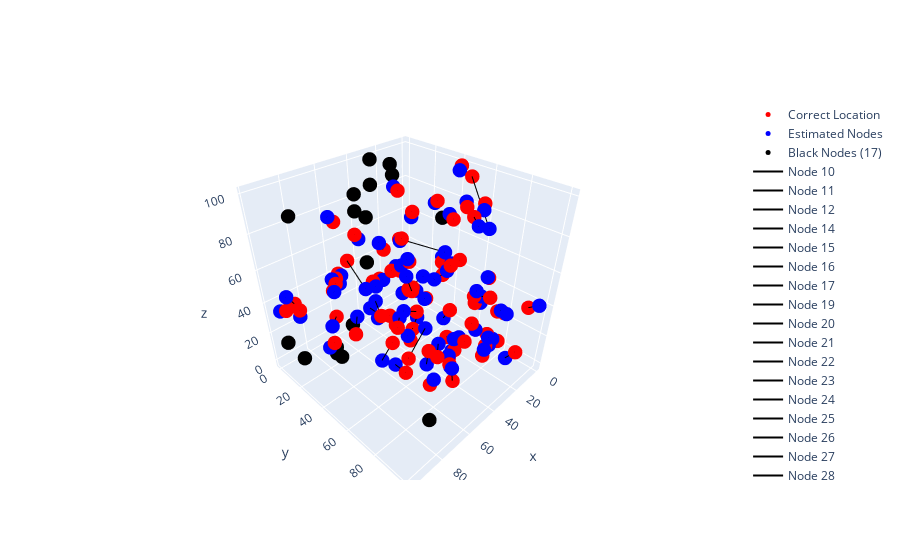

Here is the notebook cell this chart was saved with:
### Code cell
iplot(data)

### Figure 1 — Plotly figure (JSON) as saved in the notebook; plotly's stock layout.template omitted (floating-point values rounded to 4 significant figures)
{"data": [{"marker": {"color": "red", "size": 5}, "mode": "markers", "name": "Correct Location", "type": "scatter3d", "x": [75.55, 25.83, 75.68, 65.57, 49.51, 7.082, 11.11, 43.91, 34.22, 10.54, 31.27, 27.7, 75.01, 90.02, 34.27, 73.12, 4.31, 34.67, 63.13, 61.23, 30.78, 2.4, 13.95, 23.96, 46.56, 50.77, 26.03, 63.18, 80.8, 63.33, 3.318, 58.22, 91.77, 31.16, 6.324, 47.84, 79.53, 97.84, 15.74, 81.0, 60.82, 4.946, 84.19, 74.73, 75.72, 3.873, 29.7, 25.01, 25.95, 59.07, 39.51, 78.95, 47.66, 13.26, 42.82, 33.73, 20.75, 30.94, 34.14, 49.1, 60.35, 2.857, 30.42, 6.023, 9.596, 26.53, 94.38, 16.74, 21.47, 50.79, 30.81, 48.38, 75.0], "y": [29.93, 74.23, 70.63, 11.94, 23.88, 62.11, 13.6, 67.32, 25.14, 45.66, 73.82, 4.028, 74.91, 41.84, 59.98, 60.17, 71.88, 68.61, 87.91, 58.66, 87.64, 20.44, 74.02, 63.08, 33.48, 82.58, 13.51, 9.28, 72.67, 45.68, 50.05, 59.96, 2.274, 36.47, 79.76, 51.09, 30.18, 28.06, 68.14, 31.92, 98.82, 91.18, 49.57, 76.66, 81.88, 43.47, 85.85, 30.15, 58.43, 5.83, 43.77, 49.06, 51.59, 15.16, 60.11, 27.64, 47.84, 87.63, 29.23, 44.5, 77.21, 92.95, 74.28, 30.07, 83.15, 89.17, 17.56, 58.59, 80.96, 83.84, 64.81, 77.19, 38.99], "z": [89.22, 45.7, 52.52, 42.3, 41.84, 25.2, 11.77, 11.39, 3.233, 73.07, 91.42, 23.97, 27.48, 34.53, 55.96, 86.57, 4.573, 0.524, 86.69, 86.48, 31.9, 4.435, 51.2, 0.7012, 22.01, 81.59, 33.35, 43.41, 48.2, 38.08, 95.75, 14.99, 33.12, 4.955, 7.05, 15.6, 38.02, 50.9, 91.02, 55.53, 62.63, 4.947, 81.33, 88.61, 67.64, 99.85, 15.38, 28.91, 9.009, 43.06, 40.52, 91.4, 91.96, 14.65, 10.24, 90.66, 52.18, 24.3, 44.35, 76.02, 10.18, 36.14, 18.29, 77.13, 30.91, 44.7, 47.28, 86.41, 46.08, 10.77, 0.2036, 50.88, 29.06]}, {"marker": {"color": "blue", "size": 5}, "mode": "markers", "name": "Estimated Nodes", "type": "scatter3d", "x": [76.78, 28.35, 71.56, 65.85, 49.85, 3.141, 12.89, 37.05, 41.06, 9.588, 31.67, 26.61, 74.25, 92.38, 39.12, 74.51, 0.6157, 34.52, 63.84, 61.31, 32.77, 4.312, 18.57, 23.7, 48.96, 53.12, 22.46, 62.57, 84.66, 61.09, 8.643, 45.59, 94.02, 26.37, 8.179, 48.67, 84.36, 97.65, 18.83, 81.2, 60.21, 9.643, 85.86, 76.64, 80.44, 5.938, 21.69, 21.83, 25.01, 58.62, 39.56, 77.0, 48.68, 5.379, 46.09, 33.62, 19.12, 33.64, 32.87, 49.6, 60.52, 2.154, 31.02, 5.739, 11.38, 25.88, 96.99, 12.09, 20.64, 50.87, 31.33, 51.42, 68.75], "y": [27.66, 77.14, 67.5, 9.282, 26.57, 63.29, 9.325, 61.9, 9.91, 42.06, 77.04, 6.245, 67.14, 41.05, 58.8, 59.03, 69.18, 69.3, 86.77, 57.64, 89.88, 20.91, 76.24, 60.9, 26.14, 80.15, 13.55, 11.45, 69.79, 39.18, 67.29, 59.66, -0.05744, 35.4, 77.35, 49.9, 32.94, 27.01, 70.13, 33.0, 100.5, 88.17, 62.84, 77.62, 79.24, 43.99, 83.93, 30.06, 62.96, 7.89, 39.54, 48.88, 51.97, 20.03, 61.85, 24.51, 46.4, 88.94, 28.85, 73.45, 79.65, 98.35, 70.82, 28.03, 85.73, 90.72, 15.3, 54.43, 74.98, 82.92, 64.99, 76.12, 32.95], "z": [91.21, 51.65, 53.99, 44.06, 40.13, 23.86, 8.313, 12.99, 11.57, 74.58, 88.21, 23.69, 26.83, 32.62, 55.02, 89.74, 1.794, -1.103, 84.11, 84.98, 32.12, 5.187, 54.76, -1.551, 17.5, 79.84, 35.05, 40.84, 38.39, 42.71, 74.81, 27.75, 32.69, 10.59, 8.279, 18.59, 36.26, 46.46, 89.34, 55.48, 60.02, 1.656, 74.4, 91.03, 69.06, 98.06, 16.44, 25.06, 9.638, 42.63, 47.87, 88.57, 89.89, 22.73, 3.783, 91.82, 54.22, 24.15, 46.99, 80.99, 15.75, 39.97, 19.51, 75.24, 32.67, 45.67, 51.47, 86.41, 43.4, 18.85, 2.46, 47.24, 33.49]}, {"marker": {"color": "black", "size": 5}, "mode": "markers", "name": "Black Nodes (17)", "type": "scatter3d", "x": [30.77, 43.56, 73.14, 0.3865, 97.45, 88.48, 45.12, 14.27, 75.96, 73.6, 28.99, 30.91, 51.26, 73.2, 89.38, 94.69, 50.32], "y": [3.135, 4.906, 16.97, 29.32, 78.86, 14.6, 15.51, 1.271, 91.31, 22.26, 18.84, 3.979, 14.33, 17.46, 8.792, 3.412, 3.395], "z": [85.74, 84.76, 0.1581, 64.8, 99.27, 91.09, 75.82, 92.45, 9.097, 1.353, 95.1, 99.92, 80.87, 5.204, 1.739, 13.29, 0.09755]}, {"marker": {"color": "black", "line": {"color": "black", "width": 1}, "size": 10}, "mode": "lines", "name": "Node 10", "type": "scatter3d", "x": [75.55, 76.78], "y": [29.93, 27.66], "z": [89.22, 91.21]}, {"marker": {"color": "black", "line": {"color": "black", "width": 1}, "size": 10}, "mode": "lines", "name": "Node 11", "type": "scatter3d", "x": [25.83, 28.35], "y": [74.23, 77.14], "z": [45.7, 51.65]}, {"marker": {"color": "black", "line": {"color": "black", "width": 1}, "size": 10}, "mode": "lines", "name": "Node 12", "type": "scatter3d", "x": [75.68, 71.56], "y": [70.63, 67.5], "z": [52.52, 53.99]}, {"marker": {"color": "black", "line": {"color": "black", "width": 1}, "size": 10}, "mode": "lines", "name": "Node 14", "type": "scatter3d", "x": [65.57, 65.85], "y": [11.94, 9.282], "z": [42.3, 44.06]}, {"marker": {"color": "black", "line": {"color": "black", "width": 1}, "size": 10}, "mode": "lines", "name": "Node 15", "type": "scatter3d", "x": [49.51, 49.85], "y": [23.88, 26.57], "z": [41.84, 40.13]}, {"marker": {"color": "black", "line": {"color": "black", "width": 1}, "size": 10}, "mode": "lines", "name": "Node 16", "type": "scatter3d", "x": [7.082, 3.141], "y": [62.11, 63.29], "z": [25.2, 23.86]}, {"marker": {"color": "black", "line": {"color": "black", "width": 1}, "size": 10}, "mode": "lines", "name": "Node 17", "type": "scatter3d", "x": [11.11, 12.89], "y": [13.6, 9.325], "z": [11.77, 8.313]}, {"marker": {"color": "black", "line": {"color": "black", "width": 1}, "size": 10}, "mode": "lines", "name": "Node 19", "type": "scatter3d", "x": [43.91, 37.05], "y": [67.32, 61.9], "z": [11.39, 12.99]}, {"marker": {"color": "black", "line": {"color": "black", "width": 1}, "size": 10}, "mode": "lines", "name": "Node 20", "type": "scatter3d", "x": [34.22, 41.06], "y": [25.14, 9.91], "z": [3.233, 11.57]}, {"marker": {"color": "black", "line": {"color": "black", "width": 1}, "size": 10}, "mode": "lines", "name": "Node 21", "type": "scatter3d", "x": [10.54, 9.588], "y": [45.66, 42.06], "z": [73.07, 74.58]}, {"marker": {"color": "black", "line": {"color": "black", "width": 1}, "size": 10}, "mode": "lines", "name": "Node 22", "type": "scatter3d", "x": [31.27, 31.67], "y": [73.82, 77.04], "z": [91.42, 88.21]}, {"marker": {"color": "black", "line": {"color": "black", "width": 1}, "size": 10}, "mode": "lines", "name": "Node 23", "type": "scatter3d", "x": [27.7, 26.61], "y": [4.028, 6.245], "z": [23.97, 23.69]}, {"marker": {"color": "black", "line": {"color": "black", "width": 1}, "size": 10}, "mode": "lines", "name": "Node 24", "type": "scatter3d", "x": [75.01, 74.25], "y": [74.91, 67.14], "z": [27.48, 26.83]}, {"marker": {"color": "black", "line": {"color": "black", "width": 1}, "size": 10}, "mode": "lines", "name": "Node 25", "type": "scatter3d", "x": [90.02, 92.38], "y": [41.84, 41.05], "z": [34.53, 32.62]}, {"marker": {"color": "black", "line": {"color": "black", "width": 1}, "size": 10}, "mode": "lines", "name": "Node 26", "type": "scatter3d", "x": [34.27, 39.12], "y": [59.98, 58.8], "z": [55.96, 55.02]}, {"marker": {"color": "black", "line": {"color": "black", "width": 1}, "size": 10}, "mode": "lines", "name": "Node 27", "type": "scatter3d", "x": [73.12, 74.51], "y": [60.17, 59.03], "z": [86.57, 89.74]}, {"marker": {"color": "black", "line": {"color": "black", "width": 1}, "size": 10}, "mode": "lines", "name": "Node 28", "type": "scatter3d", "x": [4.31, 0.6157], "y": [71.88, 69.18], "z": [4.573, 1.794]}, {"marker": {"color": "black", "line": {"color": "black", "width": 1}, "size": 10}, "mode": "lines", "name": "Node 31", "type": "scatter3d", "x": [34.67, 34.52], "y": [68.61, 69.3], "z": [0.524, -1.103]}, {"marker": {"color": "black", "line": {"color": "black", "width": 1}, "size": 10}, "mode": "lines", "name": "Node 32", "type": "scatter3d", "x": [63.13, 63.84], "y": [87.91, 86.77], "z": [86.69, 84.11]}, {"marker": {"color": "black", "line": {"color": "black", "width": 1}, "size": 10}, "mode": "lines", "name": "Node 33", "type": "scatter3d", "x": [61.23, 61.31], "y": [58.66, 57.64], "z": [86.48, 84.98]}, {"marker": {"color": "black", "line": {"color": "black", "width": 1}, "size": 10}, "mode": "lines", "name": "Node 34", "type": "scatter3d", "x": [30.78, 32.77], "y": [87.64, 89.88], "z": [31.9, 32.12]}, {"marker": {"color": "black", "line": {"color": "black", "width": 1}, "size": 10}, "mode": "lines", "name": "Node 35", "type": "scatter3d", "x": [2.4, 4.312], "y": [20.44, 20.91], "z": [4.435, 5.187]}, {"marker": {"color": "black", "line": {"color": "black", "width": 1}, "size": 10}, "mode": "lines", "name": "Node 36", "type": "scatter3d", "x": [13.95, 18.57], "y": [74.02, 76.24], "z": [51.2, 54.76]}, {"marker": {"color": "black", "line": {"color": "black", "width": 1}, "size": 10}, "mode": "lines", "name": "Node 38", "type": "scatter3d", "x": [23.96, 23.7], "y": [63.08, 60.9], "z": [0.7012, -1.551]}, {"marker": {"color": "black", "line": {"color": "black", "width": 1}, "size": 10}, "mode": "lines", "name": "Node 39", "type": "scatter3d", "x": [46.56, 48.96], "y": [33.48, 26.14], "z": [22.01, 17.5]}, {"marker": {"color": "black", "line": {"color": "black", "width": 1}, "size": 10}, "mode": "lines", "name": "Node 40", "type": "scatter3d", "x": [50.77, 53.12], "y": [82.58, 80.15], "z": [81.59, 79.84]}, {"marker": {"color": "black", "line": {"color": "black", "width": 1}, "size": 10}, "mode": "lines", "name": "Node 41", "type": "scatter3d", "x": [26.03, 22.46], "y": [13.51, 13.55], "z": [33.35, 35.05]}, {"marker": {"color": "black", "line": {"color": "black", "width": 1}, "size": 10}, "mode": "lines", "name": "Node 42", "type": "scatter3d", "x": [63.18, 62.57], "y": [9.28, 11.45], "z": [43.41, 40.84]}, {"marker": {"color": "black", "line": {"color": "black", "width": 1}, "size": 10}, "mode": "lines", "name": "Node 43", "type": "scatter3d", "x": [80.8, 84.66], "y": [72.67, 69.79], "z": [48.2, 38.39]}, {"marker": {"color": "black", "line": {"color": "black", "width": 1}, "size": 10}, "mode": "lines", "name": "Node 44", "type": "scatter3d", "x": [63.33, 61.09], "y": [45.68, 39.18], "z": [38.08, 42.71]}, {"marker": {"color": "black", "line": {"color": "black", "width": 1}, "size": 10}, "mode": "lines", "name": "Node 45", "type": "scatter3d", "x": [3.318, 8.643], "y": [50.05, 67.29], "z": [95.75, 74.81]}, {"marker": {"color": "black", "line": {"color": "black", "width": 1}, "size": 10}, "mode": "lines", "name": "Node 46", "type": "scatter3d", "x": [58.22, 45.59], "y": [59.96, 59.66], "z": [14.99, 27.75]}, {"marker": {"color": "black", "line": {"color": "black", "width": 1}, "size": 10}, "mode": "lines", "name": "Node 49", "type": "scatter3d", "x": [91.77, 94.02], "y": [2.274, -0.05744], "z": [33.12, 32.69]}, {"marker": {"color": "black", "line": {"color": "black", "width": 1}, "size": 10}, "mode": "lines", "name": "Node 50", "type": "scatter3d", "x": [31.16, 26.37], "y": [36.47, 35.4], "z": [4.955, 10.59]}, {"marker": {"color": "black", "line": {"color": "black", "width": 1}, "size": 10}, "mode": "lines", "name": "Node 51", "type": "scatter3d", "x": [6.324, 8.179], "y": [79.76, 77.35], "z": [7.05, 8.279]}, {"marker": {"color": "black", "line": {"color": "black", "width": 1}, "size": 10}, "mode": "lines", "name": "Node 52", "type": "scatter3d", "x": [47.84, 48.67], "y": [51.09, 49.9], "z": [15.6, 18.59]}, {"marker": {"color": "black", "line": {"color": "black", "width": 1}, "size": 10}, "mode": "lines", "name": "Node 53", "type": "scatter3d", "x": [79.53, 84.36], "y": [30.18, 32.94], "z": [38.02, 36.26]}, {"marker": {"color": "black", "line": {"color": "black", "width": 1}, "size": 10}, "mode": "lines", "name": "Node 54", "type": "scatter3d", "x": [97.84, 97.65], "y": [28.06, 27.01], "z": [50.9, 46.46]}, {"marker": {"color": "black", "line": {"color": "black", "width": 1}, "size": 10}, "mode": "lines", "name": "Node 55", "type": "scatter3d", "x": [15.74, 18.83], "y": [68.14, 70.13], "z": [91.02, 89.34]}, {"marker": {"color": "black", "line": {"color": "black", "width": 1}, "size": 10}, "mode": "lines", "name": "Node 56", "type": "scatter3d", "x": [81.0, 81.2], "y": [31.92, 33.0], "z": [55.53, 55.48]}, {"marker": {"color": "black", "line": {"color": "black", "width": 1}, "size": 10}, "mode": "lines", "name": "Node 57", "type": "scatter3d", "x": [60.82, 60.21], "y": [98.82, 100.5], "z": [62.63, 60.02]}, {"marker": {"color": "black", "line": {"color": "black", "width": 1}, "size": 10}, "mode": "lines", "name": "Node 58", "type": "scatter3d", "x": [4.946, 9.643], "y": [91.18, 88.17], "z": [4.947, 1.656]}, {"marker": {"color": "black", "line": {"color": "black", "width": 1}, "size": 10}, "mode": "lines", "name": "Node 60", "type": "scatter3d", "x": [84.19, 85.86], "y": [49.57, 62.84], "z": [81.33, 74.4]}, {"marker": {"color": "black", "line": {"color": "black", "width": 1}, "size": 10}, "mode": "lines", "name": "Node 61", "type": "scatter3d", "x": [74.73, 76.64], "y": [76.66, 77.62], "z": [88.61, 91.03]}, {"marker": {"color": "black", "line": {"color": "black", "width": 1}, "size": 10}, "mode": "lines", "name": "Node 62", "type": "scatter3d", "x": [75.72, 80.44], "y": [81.88, 79.24], "z": [67.64, 69.06]}, {"marker": {"color": "black", "line": {"color": "black", "width": 1}, "size": 10}, "mode": "lines", "name": "Node 63", "type": "scatter3d", "x": [3.873, 5.938], "y": [43.47, 43.99], "z": [99.85, 98.06]}, {"marker": {"color": "black", "line": {"color": "black", "width": 1}, "size": 10}, "mode": "lines", "name": "Node 64", "type": "scatter3d", "x": [29.7, 21.69], "y": [85.85, 83.93], "z": [15.38, 16.44]}, {"marker": {"color": "black", "line": {"color": "black", "width": 1}, "size": 10}, "mode": "lines", "name": "Node 65", "type": "scatter3d", "x": [25.01, 21.83], "y": [30.15, 30.06], "z": [28.91, 25.06]}, {"marker": {"color": "black", "line": {"color": "black", "width": 1}, "size": 10}, "mode": "lines", "name": "Node 67", "type": "scatter3d", "x": [25.95, 25.01], "y": [58.43, 62.96], "z": [9.009, 9.638]}, {"marker": {"color": "black", "line": {"color": "black", "width": 1}, "size": 10}, "mode": "lines", "name": "Node 68", "type": "scatter3d", "x": [59.07, 58.62], "y": [5.83, 7.89], "z": [43.06, 42.63]}, {"marker": {"color": "black", "line": {"color": "black", "width": 1}, "size": 10}, "mode": "lines", "name": "Node 70", "type": "scatter3d", "x": [39.51, 39.56], "y": [43.77, 39.54], "z": [40.52, 47.87]}, {"marker": {"color": "black", "line": {"color": "black", "width": 1}, "size": 10}, "mode": "lines", "name": "Node 72", "type": "scatter3d", "x": [78.95, 77.0], "y": [49.06, 48.88], "z": [91.4, 88.57]}, {"marker": {"color": "black", "line": {"color": "black", "width": 1}, "size": 10}, "mode": "lines", "name": "Node 73", "type": "scatter3d", "x": [47.66, 48.68], "y": [51.59, 51.97], "z": [91.96, 89.89]}, {"marker": {"color": "black", "line": {"color": "black", "width": 1}, "size": 10}, "mode": "lines", "name": "Node 74", "type": "scatter3d", "x": [13.26, 5.379], "y": [15.16, 20.03], "z": [14.65, 22.73]}, {"marker": {"color": "black", "line": {"color": "black", "width": 1}, "size": 10}, "mode": "lines", "name": "Node 75", "type": "scatter3d", "x": [42.82, 46.09], "y": [60.11, 61.85], "z": [10.24, 3.783]}, {"marker": {"color": "black", "line": {"color": "black", "width": 1}, "size": 10}, "mode": "lines", "name": "Node 76", "type": "scatter3d", "x": [33.73, 33.62], "y": [27.64, 24.51], "z": [90.66, 91.82]}, {"marker": {"color": "black", "line": {"color": "black", "width": 1}, "size": 10}, "mode": "lines", "name": "Node 79", "type": "scatter3d", "x": [20.75, 19.12], "y": [47.84, 46.4], "z": [52.18, 54.22]}, {"marker": {"color": "black", "line": {"color": "black", "width": 1}, "size": 10}, "mode": "lines", "name": "Node 80", "type": "scatter3d", "x": [30.94, 33.64], "y": [87.63, 88.94], "z": [24.3, 24.15]}, {"marker": {"color": "black", "line": {"color": "black", "width": 1}, "size": 10}, "mode": "lines", "name": "Node 81", "type": "scatter3d", "x": [34.14, 32.87], "y": [29.23, 28.85], "z": [44.35, 46.99]}, {"marker": {"color": "black", "line": {"color": "black", "width": 1}, "size": 10}, "mode": "lines", "name": "Node 82", "type": "scatter3d", "x": [49.1, 49.6], "y": [44.5, 73.45], "z": [76.02, 80.99]}, {"marker": {"color": "black", "line": {"color": "black", "width": 1}, "size": 10}, "mode": "lines", "name": "Node 83", "type": "scatter3d", "x": [60.35, 60.52], "y": [77.21, 79.65], "z": [10.18, 15.75]}, {"marker": {"color": "black", "line": {"color": "black", "width": 1}, "size": 10}, "mode": "lines", "name": "Node 84", "type": "scatter3d", "x": [2.857, 2.154], "y": [92.95, 98.35], "z": [36.14, 39.97]}, {"marker": {"color": "black", "line": {"color": "black", "width": 1}, "size": 10}, "mode": "lines", "name": "Node 85", "type": "scatter3d", "x": [30.42, 31.02], "y": [74.28, 70.82], "z": [18.29, 19.51]}, {"marker": {"color": "black", "line": {"color": "black", "width": 1}, "size": 10}, "mode": "lines", "name": "Node 86", "type": "scatter3d", "x": [6.023, 5.739], "y": [30.07, 28.03], "z": [77.13, 75.24]}, {"marker": {"color": "black", "line": {"color": "black", "width": 1}, "size": 10}, "mode": "lines", "name": "Node 87", "type": "scatter3d", "x": [9.596, 11.38], "y": [83.15, 85.73], "z": [30.91, 32.67]}, {"marker": {"color": "black", "line": {"color": "black", "width": 1}, "size": 10}, "mode": "lines", "name": "Node 88", "type": "scatter3d", "x": [26.53, 25.88], "y": [89.17, 90.72], "z": [44.7, 45.67]}, {"marker": {"color": "black", "line": {"color": "black", "width": 1}, "size": 10}, "mode": "lines", "name": "Node 89", "type": "scatter3d", "x": [94.38, 96.99], "y": [17.56, 15.3], "z": [47.28, 51.47]}, {"marker": {"color": "black", "line": {"color": "black", "width": 1}, "size": 10}, "mode": "lines", "name": "Node 90", "type": "scatter3d", "x": [16.74, 12.09], "y": [58.59, 54.43], "z": [86.41, 86.41]}, {"marker": {"color": "black", "line": {"color": "black", "width": 1}, "size": 10}, "mode": "lines", "name": "Node 92", "type": "scatter3d", "x": [21.47, 20.64], "y": [80.96, 74.98], "z": [46.08, 43.4]}, {"marker": {"color": "black", "line": {"color": "black", "width": 1}, "size": 10}, "mode": "lines", "name": "Node 94", "type": "scatter3d", "x": [50.79, 50.87], "y": [83.84, 82.92], "z": [10.77, 18.85]}, {"marker": {"color": "black", "line": {"color": "black", "width": 1}, "size": 10}, "mode": "lines", "name": "Node 95", "type": "scatter3d", "x": [30.81, 31.33], "y": [64.81, 64.99], "z": [0.2036, 2.46]}, {"marker": {"color": "black", "line": {"color": "black", "width": 1}, "size": 10}, "mode": "lines", "name": "Node 97", "type": "scatter3d", "x": [48.38, 51.42], "y": [77.19, 76.12], "z": [50.88, 47.24]}, {"marker": {"color": "black", "line": {"color": "black", "width": 1}, "size": 10}, "mode": "lines", "name": "Node 99", "type": "scatter3d", "x": [75.0, 68.75], "y": [38.99, 32.95], "z": [29.06, 33.49]}], "layout": {}}
